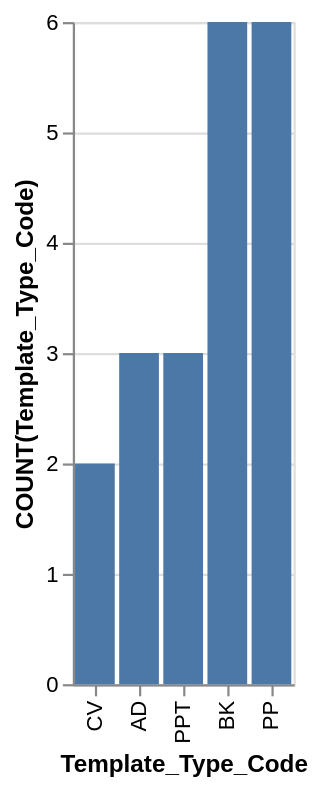

Source (Vega-Lite JSON):
### Vega-Lite specification from a JSON file in a GitHub repository (floating-point values rounded to 4 significant figures)
{"data": {"values": [{"x_data": "AD", "y_data": 3}, {"x_data": "BK", "y_data": 6}, {"x_data": "CV", "y_data": 2}, {"x_data": "PP", "y_data": 6}, {"x_data": "PPT", "y_data": 3}]}, "mark": "bar", "encoding": {"x": {"field": "x_data", "type": "nominal", "title": "Template_Type_Code", "sort": {"op": "sum", "field": "y_data", "order": "ascending"}}, "y": {"field": "y_data", "type": "quantitative", "title": "COUNT(Template_Type_Code)"}}}
